Frame 1 (no input): blank canvas, image omitted
Frame 60 (the mouse pressed at the canvas centre just before this capture): blank canvas, image omitted
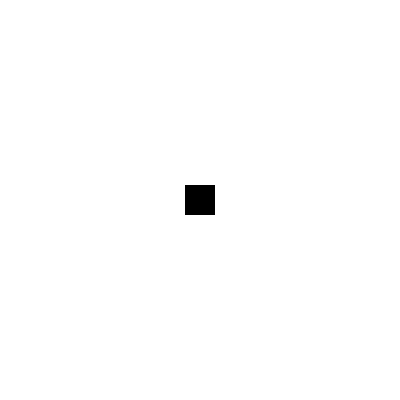
Frame 120 (the mouse held since frame 60 and released just before this capture)

The Processing sketch whose frames 1 and 60 were blank and that drew this single picture after the mouse press (run headless with seeded random() and noise(); from frame 60 on, the mouse is pressed at the canvas centre):

// Processing sketch: c_black_square
// ── c_black_square.pde
//Make a black square at the location of your mouse every time you click, click
//and drag to draw a line with a square brush, and erase the canvas when you
//press a key (set rectMode() to center).

void setup(){
  size(400, 400);
  background(255);
}

void draw() {
  noStroke();
  if (mousePressed == true) {
    fill(0);
  } else {
    noFill();
  }
  rectMode(CENTER);
  rect(mouseX, mouseY, 30, 30);
}

void keyPressed(){
  background(255);
}
